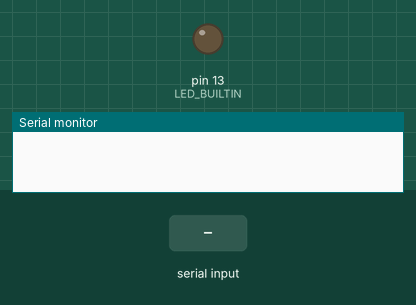
This sketch was run on a simulated Arduino Uno, built with avr-gcc and run on an emulated ATmega328P. Shown: output pins drawn as LEDs (lit = HIGH), the last lines printed to the serial monitor. Inputs (shaded band) come from the test bench.

Above: at 1.2 s.
1.3 s: "1" received over Serial
At 2.1 s:
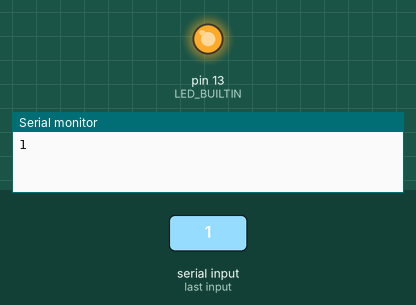
4.3 s: "0" received over Serial
At 4.7 s:
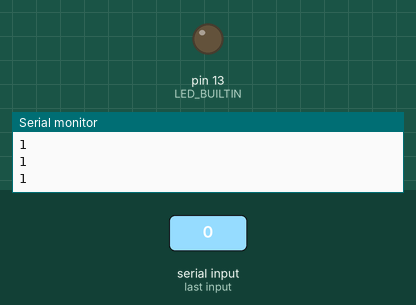
5.8 s: "1:90\n" received over Serial
At 8.9 s:
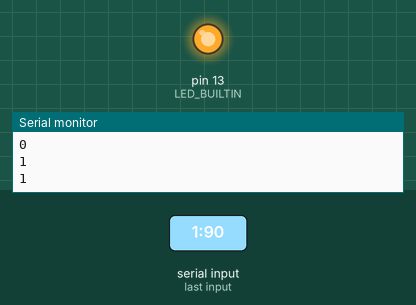
Timing chart, 0 to 10.4 s (numbered marks = the images above; inputs shaded):
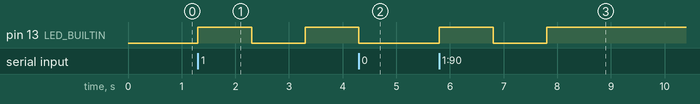

Measured:
- after the input at 1.3 s, pin 13 (LED_BUILTIN): LOW → HIGH at once, → LOW 1.0 s later, → HIGH 1.0 s later
- after the input at 4.3 s, pin 13 (LED_BUILTIN): goes on until 4.3 s, then stays LOW
- after the input at 5.8 s, pin 13 (LED_BUILTIN): LOW → HIGH at once, → LOW 1.0 s later, → HIGH 1.0 s later

The sketch:

LED_Write_Read.ino
```cpp
char command;
String string;
boolean ledon = false;
#define led 8

  void setup()
  {
    Serial.begin(9600);
    pinMode(LED_BUILTIN, OUTPUT);
  }

  void loop()
  {
    if (Serial.available() > 0)
    {string = "";}

    while(Serial.available() > 0)
    {
      command = ((byte)Serial.read());

      if(command == ':')
      {
        break;
      }

      else
      {
        string += command;
      }

      delay(1);
    }

    if(string == "1")
    {
        ledOn();
        ledon = true;
         Serial.println(string);
    }

    if(string =="0")
    {
        ledOff();
        ledon = false;
        Serial.println(string);
    }

    if ((string.toInt()>=0)&&(string.toInt()<=255))
    {
      if (ledon==true)
      {
        analogWrite(LED_BUILTIN, 255);
        delay(string.toInt()*1000);
        analogWrite(LED_BUILTIN, 0);
        delay(string.toInt()*1000);
        Serial.println(string);
      }
    }
 }

void ledOn()
   {
      analogWrite(LED_BUILTIN, 255);
    }

 void ledOff()
 {
      analogWrite(LED_BUILTIN, 0);
 }
```
